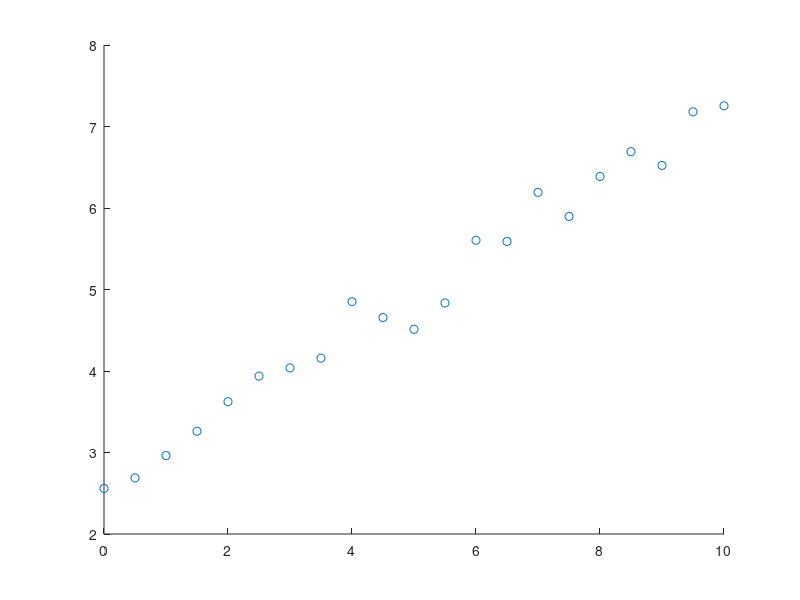

Recreate this plot in MATLAB. (Note: this script raises an error after producing the figure.)

%{
    Utilizzeremo una soft eps-SVM per trovare l'hyperpiano (quindi predittore
    lineare) che meglio predica i dati cercando di rispettare due
    condizioni tipiche dell'eps-SVM:
        1) massimo errore pari a eps=0.5
        2) predittore quanto più flat possibile per questione di
        generalizzazione.

    La differenza con la eps-SVM è che utilizziamo delle slack variable per
    permettere al sistema di trovare una soluzione anche quando eps è
    troppo piccolo
%}

dataset = [
     0    2.5584
    0.5000    2.6882
    1.0000    2.9627
    1.5000    3.2608
    2.0000    3.6235
    2.5000    3.9376
    3.0000    4.0383
    3.5000    4.1570
    4.0000    4.8498
    4.5000    4.6561
    5.0000    4.5119
    5.5000    4.8346
    6.0000    5.6039
    6.5000    5.5890
    7.0000    6.1914
    7.5000    5.8966
    8.0000    6.3866
    8.5000    6.6909
    9.0000    6.5224
    9.5000    7.1803
   10.0000    7.2537];

%plotto i punti
scatter(dataset(:,1), dataset(:,2), 'black');

%dimensione del dataset
l = size(dataset,1);

%osservazioni
x = dataset(:,1);

%ground truth
y= dataset(:,2);

%fisso l'epsilon e lo metto davvero piccolo
eps = 0.2;

C = 10;

%{
    la quadprog vuole come funzione obiettivo 1/2 l^T H l + c^T l
    Ricordo che: 
                Q= [ M    -M
                    -M     M ]

    mentre:
                c = [(-eps+y_1),...,(eps-y_l)]
%}
M = zeros(l,l);
for row=1:l
    for column=1:l
        M(row,column) = x(row)*x(column);
    end
end
Q = [M  -M;  -M  M];

c = [-1*ones(l,1)*eps+y; ones(l,1)*eps-y];


%abbiamo un solo vincolo di uguaglianza --> Aeq*l=beq
Aeq= [ones(1,l)  -1*ones(1,l)];
beq = 0;

%lower bound
lb = zeros(2*l,1);
up = C*ones(2*l,1);

%risolvo. La soluzione sono i vettori lambda (2*l) positivi e negativi
%ricorda di cambiare il segno della funzione obiettivo in quanto il
%problema duale è espresso come "max".
lambda = quadprog(Q,-c,[],[],Aeq,beq,lb,up);


w = sum( (lambda(1:l)-lambda(l+1:end)).*x);

%trovo quel lambda (positivo) che sia compreso tra 0 e C (entrambi esclusi)
index = find(lambda(1:l)>=0.001 & lambda(1:l)<C-1e-3);
%se non è vuoto...
if length(index)==0
    index = index(1);
    b = y(index)-w*x(index)-eps;
%...altrimenti utilizzo i lambda negativi
else
    index = find(lambda(l+1:end)>=0.001 & lambda(l+1:end)<C-1e-3);
    index = index(1);
    b = y(index)-w*x(index)-eps;
end


%plotto. 
start_p = min(x)-5;
end_p = max(x)+5;
y_start = w*start_p + b;
y_end = w*end_p + b;

hold on
plot([start_p, end_p], [y_start, y_end],'color','r');

%evidenzio i support vector. Sono quelli con i lambda relativi positivi
index_lambda_pos = find(lambda(1:l)>1e-3);
index_lambda_neg = find(lambda(l+1:end)>1e-3);
%prendo solo gli indici in comune
common = intersect(index_lambda_pos, index_lambda_neg);

scatter(x(common), y(common), 'green');
